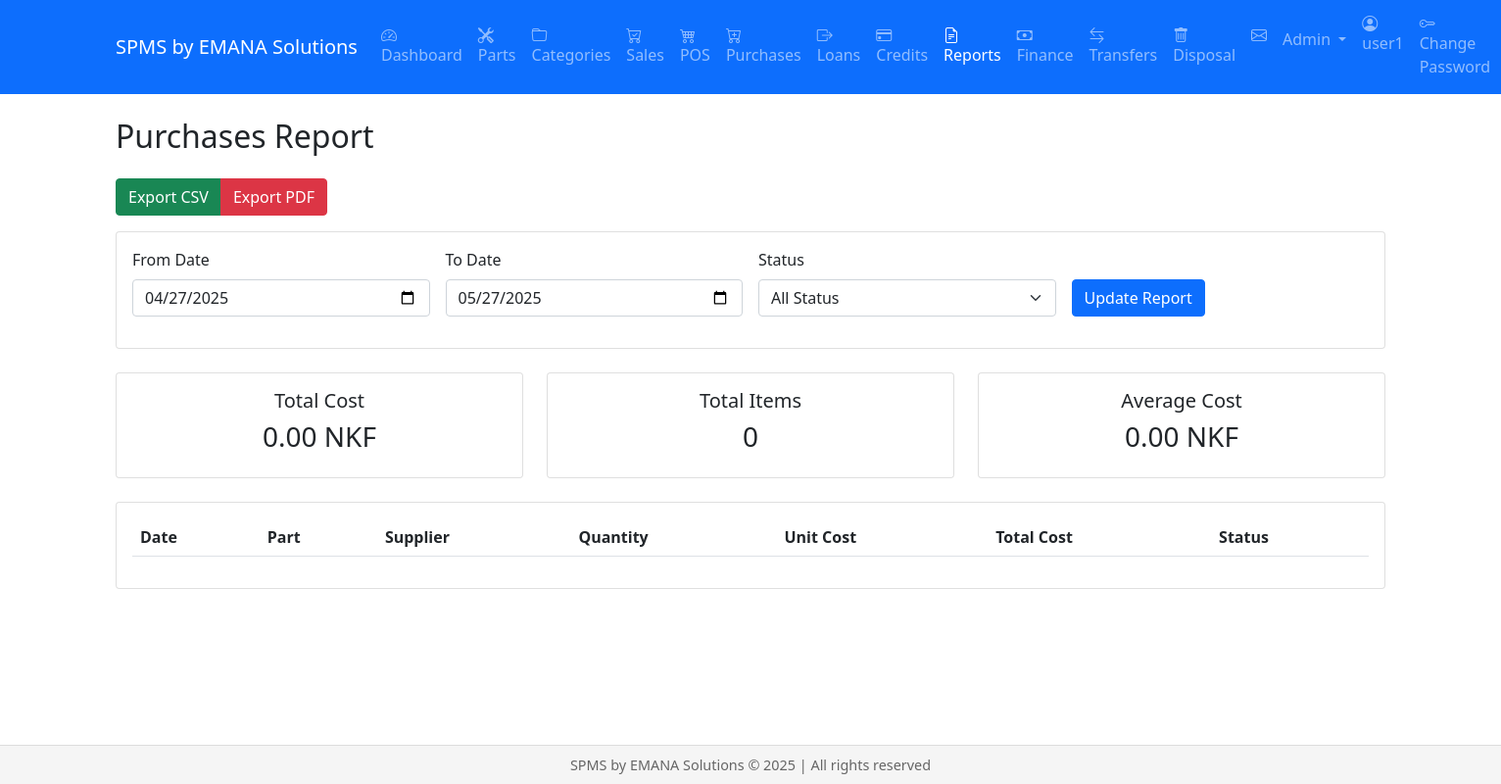
The page /reports/purchases (signed in) on the database as committed earlier.
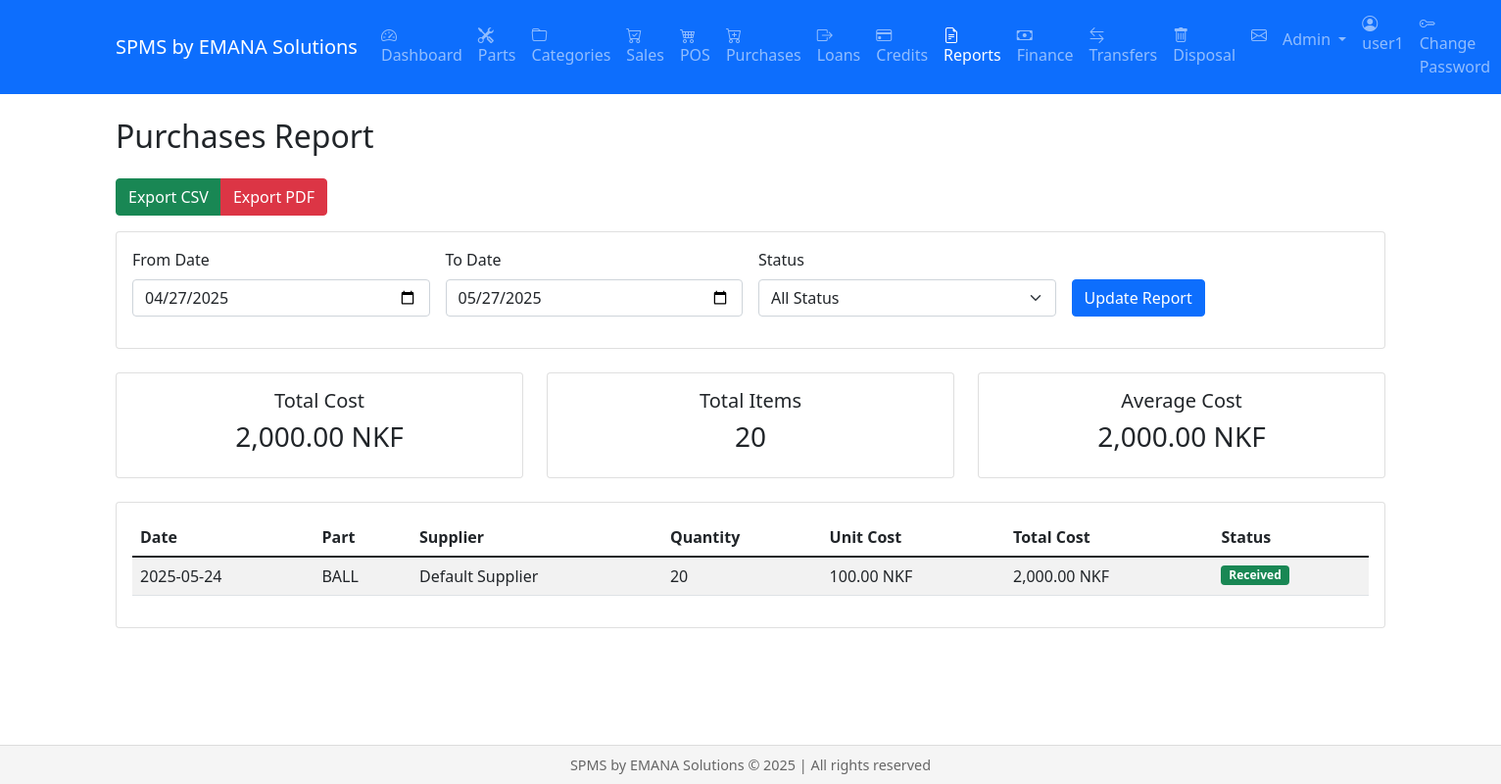
The same page on the database as committed later.
### models.py (models this page shows, shortened)
class Purchase(db.Model):
    id = db.Column(db.Integer, primary_key=True)
    part_id = db.Column(db.Integer, db.ForeignKey('parts.id'))  # Changed from 'part.id' to 'parts.id'
    supplier_id = db.Column(db.Integer, db.ForeignKey('supplier.id'))
    warehouse_id = db.Column(db.Integer, db.ForeignKey('warehouse.id'))
    quantity = db.Column(db.Integer)
    unit_cost = db.Column(db.Float)
    total_cost = db.Column(db.Float)
    purchase_date = db.Column(db.DateTime, default=datetime.utcnow)
    status = db.Column(db.String(20))  # pending, received, cancelled
    invoice_number = db.Column(db.String(50))
    user_id = db.Column(db.Integer, db.ForeignKey('user.id'))
    voided = db.Column(db.Boolean, default=False)  # Added voided field
    part = db.relationship('Part',
                         backref=db.backref('purchases', lazy=True),
                         foreign_keys=[part_id],
                         primaryjoin='Purchase.part_id == Part.id')
    supplier = db.relationship('Supplier',
                             backref=db.backref('purchases', lazy=True),
                             foreign_keys=[supplier_id],
                             primaryjoin='Purchase.supplier_id == Supplier.id')
    warehouse = db.relationship('Warehouse',
                              backref=db.backref('purchases', lazy=True),
                              foreign_keys=[warehouse_id],
                              primaryjoin='Purchase.warehouse_id == Warehouse.id')
    user = db.relationship('User',
                         backref=db.backref('purchases', lazy=True),
                         foreign_keys=[user_id],
                         primaryjoin='Purchase.user_id == User.id')

class Part(db.Model):
    __tablename__ = 'parts'
    id = db.Column(db.Integer, primary_key=True)
    part_number = db.Column(db.String(100), unique=True, nullable=False)
    name = db.Column(db.String(200), nullable=False)
    description = db.Column(db.Text)
    stock_level = db.Column(db.Integer, default=0)
    cost_price = db.Column(db.Float, default=0.0)
    selling_price = db.Column(db.Float, default=0.0)
    location = db.Column(db.String(100))
    manufacturer = db.Column(db.String(100), nullable=False)
    quality_level = db.Column(db.String(20), nullable=False)
    code = db.Column(db.String(100))
    substitute_part_number = db.Column(db.String(100))  # Changed from make
    min_stock = db.Column(db.Integer, default=0)  # Added minimum stock level
    weight = db.Column(db.Float)
    height = db.Column(db.Float)
    length = db.Column(db.Float)
    width = db.Column(db.Float)
    color = db.Column(db.String(50))
    image_url = db.Column(db.String(255))
    unit = db.Column(db.String(20))  # piece, set, box
    min_price = db.Column(db.Float)
    max_price = db.Column(db.Float)
    cost_price = db.Column(db.Float)  # Average cost price
    category_id = db.Column(db.Integer, db.ForeignKey('category.id'))
    supplier_id = db.Column(db.Integer, db.ForeignKey('supplier.id'))
    warranty_period = db.Column(db.Integer)  # in months
    barcode = db.Column(db.String(100), unique=True)
    created_at = db.Column(db.DateTime, default=datetime.utcnow)
    updated_at = db.Column(db.DateTime, onupdate=datetime.utcnow)

class Supplier(db.Model):
    id = db.Column(db.Integer, primary_key=True)
    name = db.Column(db.String(200), nullable=False)
    contact_person = db.Column(db.String(100))
    email = db.Column(db.String(120))
    phone = db.Column(db.String(20))
    address = db.Column(db.Text)
    payment_terms = db.Column(db.Text)
    parts = db.relationship('Part', backref='supplier', lazy=True)

### views/reports.py (the view)
@reports.route('/reports/purchases')
@login_required
@role_required('admin', 'manager')
def purchases():
    start_date_str = request.args.get('start_date')
    end_date_str = request.args.get('end_date')
    status = request.args.get('status', '')
    start_datetime, end_datetime = parse_date_range(start_date_str, end_date_str)
    query = Purchase.query.filter(
        Purchase.purchase_date >= start_datetime,
        Purchase.purchase_date <= end_datetime
    )
    if status:
        query = query.filter(Purchase.status == status)
    purchases = query.all()
    total_cost = sum(purchase.total_cost for purchase in purchases)
    total_items = sum(purchase.quantity for purchase in purchases)
    average_cost = total_cost / len(purchases) if purchases else 0
    statuses = ['pending', 'received', 'cancelled']
    return render_template('reports/purchases.html',
                         purchases=purchases,
                         start_date=format_date(start_datetime),
                         end_date=format_date(end_datetime),
                         total_cost=total_cost,
                         total_items=total_items,
                         average_cost=average_cost,
                         selected_status=status,
                         statuses=statuses)

### models.py (called while the page is built)
    @property
    def is_authenticated(self):
        return True

### utils/date_utils.py (called while the page is built)
def format_date(date: datetime) -> str:
    return date.strftime(DATE_FORMAT)

def parse_date_range(start_date_str: str | None, end_date_str: str | None, default_days: int = 30) -> tuple[datetime, datetime]:
    try:
        if start_date_str and end_date_str:
            start_date = get_start_of_day(parse_date(start_date_str))
            end_date = get_end_of_day(parse_date(end_date_str))
        else:
            end_date = datetime.utcnow()
            start_date = end_date - timedelta(days=default_days)
        return start_date, end_date
    except ValueError:
        end_date = datetime.utcnow()
        start_date = end_date - timedelta(days=default_days)
        return start_date, end_date

### views/utils.py (called while the page is built)
def role_required(*roles):
    def decorator(f):
        @wraps(f)
        def decorated_function(*args, **kwargs):
            if not current_user.role in roles:
                abort(403)  # Forbidden
            return f(*args, **kwargs)
        return decorated_function
    return decorator

### templates/reports/purchases.html (shortened to what the changed rows need)
{% extends "base.html" %}
{% block content %}
<div class="container">
    <h2 class="mb-4">Purchases Report</h2>
    <div class="row mb-4">
        <div class="col-md-4">
            <div class="card">
                <div class="card-body text-center">
                    <h5 class="card-title">Total Cost</h5>
                    <h3>{{ "{:,.2f}".format(total_cost) }} NKF</h3>
                </div>
            </div>
        </div>
        <div class="col-md-4">
            <div class="card">
                <div class="card-body text-center">
                    <h5 class="card-title">Total Items</h5>
                    <h3>{{ total_items }}</h3>
                </div>
            </div>
        </div>
        <div class="col-md-4">
            <div class="card">
                <div class="card-body text-center">
                    <h5 class="card-title">Average Cost</h5>
                    <h3>{{ "{:,.2f}".format(average_cost) }} NKF</h3>
                </div>
            </div>
        </div>
    </div>
    <div class="card">
        <div class="card-body">
            <div class="table-responsive">
                <table class="table table-striped">
                    <thead>
                        <tr>
                            <th>Date</th>
                            <th>Part</th>
                            <th>Supplier</th>
                            <th>Quantity</th>
                            <th>Unit Cost</th>
                            <th>Total Cost</th>
                            <th>Status</th>
                        </tr>
                    </thead>
                    <tbody>
                        {% for purchase in purchases %}
                        <tr>
                            <td>{{ purchase.purchase_date.strftime('%Y-%m-%d') }}</td>
                            <td>{{ purchase.part.name }}</td>
                            <td>{{ purchase.supplier.name }}</td>
                            <td>{{ purchase.quantity }}</td>
                            <td>{{ "{:,.2f}".format(purchase.unit_cost) }} NKF</td>
                            <td>{{ "{:,.2f}".format(purchase.total_cost) }} NKF</td>
                            <td>
                                <span class="badge {% if purchase.status == 'pending' %}bg-warning
                                                 {% elif purchase.status == 'received' %}bg-success
                                                 {% else %}bg-danger{% endif %}">
                                    {{ purchase.status|title }}
                                </span>
                            </td>
                        </tr>
                        {% endfor %}
                    </tbody>
                </table>
            </div>
        </div>
    </div>
</div>
{% endblock %}

Rows that differ between the two databases and show on the page:
added Purchase: purchase_date "2025-05-24", part.name "BALL", supplier.name "Default Supplier", quantity "20", unit_cost "100.00", total_cost "2,000.00", status "Received"
Other text that changed with them:
{{ "{:,.2f}".format(total_cost) }}: "0.00" → "2,000.00"
{{ total_items }}: "0" → "20"
{{ "{:,.2f}".format(average_cost) }}: "0.00" → "2,000.00"
